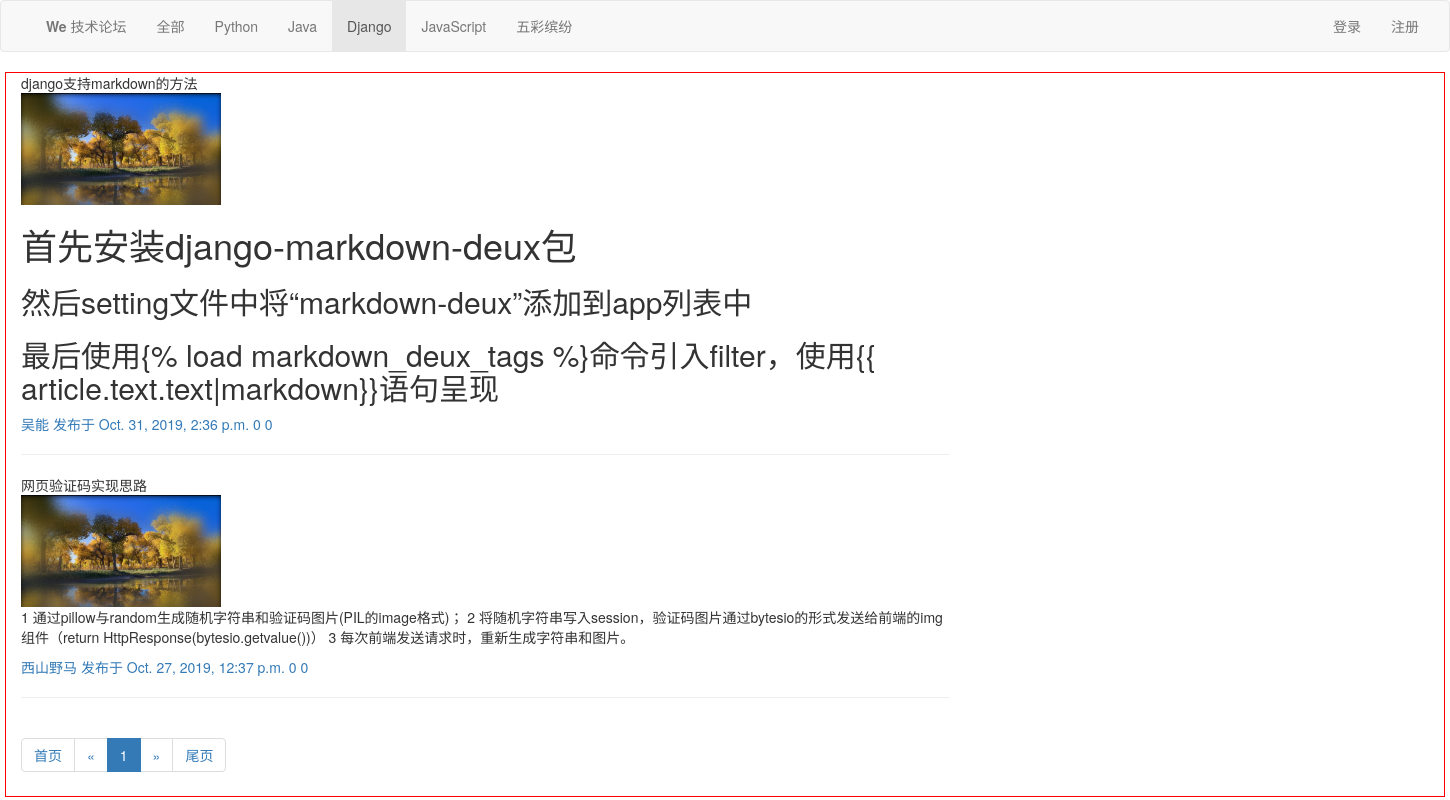
The page /index/all/3.html on the database its author committed.
### repository/models.py (models this page shows, shortened)
class Article(models.Model):
	article_type = [(1,"Python"),(2,"Java"),(3,"Django"),(4,"JavaScript"),(5,"五彩缤纷")]
	title = models.CharField(max_length=255,verbose_name='文章标题')
	author = models.ForeignKey(to=User,on_delete=models.CASCADE,verbose_name="作者")
	summary = models.TextField(verbose_name='文字简介')
	ctime = models.DateTimeField(auto_now_add=True,verbose_name="创建时间")
	text = models.OneToOneField(to=ArticleDetial,on_delete=models.CASCADE,verbose_name="文章正文")
	type_id = models.IntegerField(verbose_name='文章类型',choices=article_type,)
	class Meta:
		verbose_name_plural = '文章列表'

class User(models.Model):
	uid = models.AutoField(primary_key=True,verbose_name="用户id")
	account = models.CharField(max_length=128,verbose_name='用户名',unique=True)
	username = models.CharField(max_length=25,verbose_name="用户昵称")
	pwd = models.CharField(max_length=32,verbose_name="密码")
	email = models.EmailField(max_length=255,verbose_name="邮箱")
	img = models.ImageField(upload_to='static/user_img')
	class Meta:
		verbose_name_plural = "用户信息"

class ArticleDetial(models.Model):
	text = models.TextField(verbose_name="文章正文")
	class Meta:
		verbose_name_plural = '文章正文'

### web/views.py (the view)
# urls.py: path('index/', views.index),
def index(request,*args,**kwargs):
	article_type = models.Article.article_type#获取数据库中文章类型
	if kwargs.get('type_id'):
		base_url = reverse('index',kwargs=kwargs)
	else:
		base_url = '/index/'
	article_obj = models.Article.objects.all().filter(**kwargs).order_by('-id')
	try:
		current_page = int(request.GET.get('page_num'))
	except:
		current_page = 1
	pag_obj = CustomPaginate(current_page,3,article_obj,3)
	if current_page in pag_obj.page_range:
		pass
	else:
		if current_page>pag_obj.num_pages:
			current_page = pag_obj.num_pages
		else:
			current_page = 1
	article_list = pag_obj.page(current_page)
	if 'is_login' in request.session and request.session['is_login']==True:
		account = request.session['account']
	return render(request,'index.html',locals())

### web/views.py (called while the page is built, shortened)
	def per_page_range(self):
		if self.num_pages < self.per_page_num:
			return range(1,self.num_pages+1)

### templates/index.html (shortened to what this page needs)
<!DOCTYPE html>
<html lang="en">
<head>
    <link rel="stylesheet" href="/static/plugins/bootstrap-3.3.7-dist/css/bootstrap.css">
</head>
<body>
{% load markdown_deux_tags %}
{% include 'header.html' %}
<div class="container center-block" style="border: 1px solid red;width: 1440px">
    <div class="row">
        <div class="col-sm-8">
            {% for article in article_list %}
                <div class="article_box">
                    <div class="article_title">{{article.title}}</div>
                    <div class="article_title"><img src="/{{article.author.img}}" alt="" style="max-width: 200px"><span class="article_detail">{{ article.text.text|markdown}}</span></div>
                    <a class="article_author" href="{% url "blog" blog=article.author.account %}">{{ article.author.username }}</a>
                    <a class="article_ctime">发布于 {{ article.ctime }}</a>
                    <a class="article_ctime">{{ article.comment_set.count }}</a>
                    <a class="article_ctime">{{ article.perference_set.count }}</a>
                    <hr>
                </div>
            {% endfor %}
            <nav aria-label="Page navigation">
                <ul class="pagination">
                    <li><a href="{{ base_url }}?page_num=1">首页</a></li>
                    <li>
                        {% if article_list.has_previous %}
                            <a href="{{ base_url }}?page_num={{ article_list.previous_page_number }}" aria-label="Previous"><span aria-hidden="true">&laquo;</span></a>
                        {% else %}
                            <a href="#" aria-label="Previous"><span aria-hidden="true">&laquo;</span></a>
                        {% endif %}
                    </li>
                    {% for i in pag_obj.per_page_range %}
                        {% if current_page == i %}
                            <li class="active"><a href="{{ base_url }}?page_num={{ i }}" >{{ i }}</a></li>
                        {% else %}
                            <li><a href="{{ base_url }}?page_num={{ i }}">{{ i }}</a></li>
                        {% endif %}
                    {% endfor %}
                    <li>
                        {% if article_list.has_next %}
                            <a href="{{ base_url }}?page_num={{ article_list.next_page_number }}" aria-label="Next"><span aria-hidden="true">&raquo;</span></a>
                        {% else %}
                            <a href="#" aria-label="Next"><span aria-hidden="true">&raquo;</span></a>
                        {% endif %}
                    </li>
                    <li><a href="{{ base_url }}?page_num={{ pag_obj.num_pages }}">尾页</a></li>
                </ul>
            </nav>
        </div>
    </div>
</div>
</body>
</html>

### rows shown on the page
Article: title "django支持markdown的方法", author.img (picture), text.text "首先安装django-markdown-deux包 然后setting文件中将“markdown-deux”添加到app列表中 最后使用{% load markdown_deux_tags %}命令引入filter，使用{{ article.text.text|markdown}}语句呈现", author.username "吴能", ctime "Oct. 31, 2019, 2:36 p.m.", comment_set.count "0", perference_set.count "0"
Article: title "网页验证码实现思路", author.img (picture), text.text "1 通过pillow与random生成随机字符串和验证码图片(PIL的image格式)； 2 将随机字符串写入session，验证码图片通过bytesio的形式发送给前端的img组件（return HttpResponse(bytesio.getvalue())） 3 每次前端发送请求时，重新生成字符串和图片。", author.username "西山野马", ctime "Oct. 27, 2019, 12:37 p.m.", comment_set.count "0", perference_set.count "0"

### other values the page prints
{{ type.1 }} "Python" "Java" "JavaScript" "五彩缤纷"
{{ type.1 }} "Django"
{{ i }} "1"
